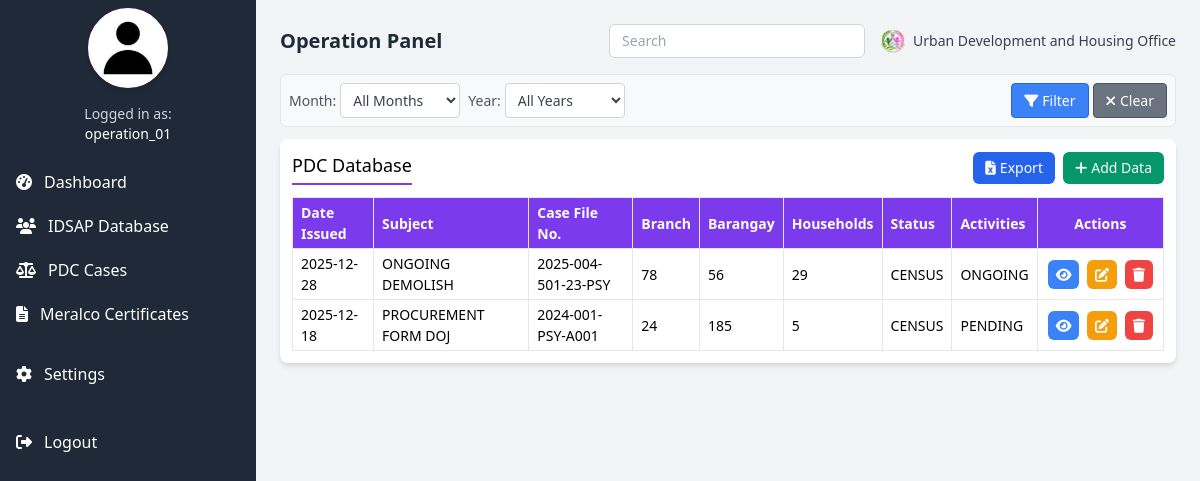
The page /Operation/operation_panel.php (signed in) on the database its author committed.
### tables this page shows
CREATE TABLE `pdc_records` (
  `id` int(11) NOT NULL AUTO_INCREMENT,
  `date_issued` date NOT NULL,
  `subject` text NOT NULL,
  `case_file` varchar(100) NOT NULL,
  `branch` varchar(100) NOT NULL,
  `affected_barangay` varchar(100) NOT NULL,
  `household_affected` int(11) NOT NULL,
  `status` varchar(50) NOT NULL,
  `activities` varchar(50) NOT NULL,
  `documents` text DEFAULT NULL,
  `created_at` timestamp NULL DEFAULT current_timestamp(),
  PRIMARY KEY (`id`)
);

### Operation/operation_panel.php (the view, shortened to what this page needs)
<?php
$servername = "localhost";
$username = "u198271324_admin";
$password = "Udhodbms01";
$dbname = "u198271324_udho_db";
$conn = new mysqli($servername, $username, $password, $dbname);
$filter_month = isset($_GET['month']) ? intval($_GET['month']) : 0;
$filter_year = isset($_GET['year']) ? intval($_GET['year']) : 0;
$sql = "SELECT * FROM pdc_records";
$sql .= " ORDER BY date_issued DESC";
$records = [];
$result = $conn->query($sql);
if ($result && $result->num_rows > 0) {
    while ($row = $result->fetch_assoc()) {
        $records[] = $row;
    }
}
?>
<!DOCTYPE html>
<html lang="en">
<head>
  <link href="https://cdn.jsdelivr.net/npm/tailwindcss@2.2.19/dist/tailwind.min.css" rel="stylesheet" />
  <link href="https://cdnjs.cloudflare.com/ajax/libs/font-awesome/6.4.0/css/all.min.css" rel="stylesheet" />
</head>
<body class="bg-gray-100 min-h-screen flex">
  <div class="w-64 bg-gray-800 text-white flex flex-col">
    <div class="flex items-center justify-center h-24">
      <div class="rounded-full bg-gray-200 w-20 h-20 flex items-center justify-center overflow-hidden border-2 border-white shadow-md">
        <?php
        $profilePicture = isset($_SESSION['profile_picture']) ? $_SESSION['profile_picture'] : 'PROFILE_SAMPLE.jpg';
        $profilePath = '../assets/profile_pictures/' . htmlspecialchars($profilePicture);
        $defaultPath = '../assets/PROFILE_SAMPLE.jpg';
        ?>
        <img src="<?php echo file_exists($profilePath) ? $profilePath : $defaultPath; ?>"
            alt="Profile Picture"
            class="w-full h-full object-cover"
            onerror="this.src='<?php echo $defaultPath; ?>'">
      </div>
    </div>
    <div class="px-4 py-2 text-center text-sm text-gray-300">
      Logged in as: <br>
      <span class="font-medium text-white"><?php echo htmlspecialchars($_SESSION['username'] ?? 'User'); ?></span>
    </div>
    <nav class="mt-2">
      <ul>
        <li>
          <a href="operation_dashboard.php" class="block py-2.5 px-4 hover:bg-gray-700 flex items-center sidebar-active">
            <i class="fas fa-tachometer-alt mr-3"></i> Dashboard
          </a>
        </li>
        <li>
          <a href="operation_IDSAP.php" class="block py-2.5 px-4 hover:bg-gray-700 flex items-center">
            <i class="fas fa-users mr-3"></i> IDSAP Database
          </a>
        </li>
        <li>
          <a href="operation_panel.php" class="block py-2.5 px-4 hover:bg-gray-700 flex items-center">
            <i class="fas fa-scale-balanced mr-3"></i> PDC Cases
          </a>
        </li>
        <li>
          <a href="meralco.php" class="block py-2.5 px-4 hover:bg-gray-700 flex items-center">
            <i class="fas fa-file-alt mr-3"></i> Meralco Certificates
          </a>
        </li>
        <li>
          <a href="../settings.php" class="block py-2.5 px-4 hover:bg-gray-700 flex items-center mt-4">
            <i class="fas fa-cog mr-3"></i> Settings
          </a>
        </li>
        <li>
          <a href="../logout.php" class="block py-2.5 px-4 hover:bg-gray-700 flex items-center mt-6">
            <i class="fas fa-sign-out-alt mr-3"></i> Logout
          </a>
        </li>
      </ul>
    </nav>
  </div>
  <div class="flex-1 p-4 md:p-6">
    <header class="flex flex-col md:flex-row justify-between items-center mb-4 gap-4">
      <h1 class="text-xl font-bold text-gray-800">Operation Panel</h1>
      <div class="flex flex-col md:flex-row items-center gap-4 w-full md:w-auto">
        <input type="text" placeholder="Search" class="w-full md:w-64 px-3 py-1.5 border border-gray-300 rounded-md focus:ring-2 focus:ring-blue-500 focus:border-blue-500 transition text-sm" />
        <div class="flex items-center gap-2">
          <img src="/assets/UDHOLOGO.png" alt="Logo" class="h-6">
          <span class="font-medium text-gray-700 text-sm">Urban Development and Housing Office</span>
        </div>
      </div>
    </header>
    <div class="filter-container">
      <form method="GET" action="" id="filterForm">
        <div class="filter-row">
          <div class="filter-group">
            <label class="filter-label">Month:</label>
            <select name="month" id="monthFilter" class="filter-select">
              <option value="0">All Months</option>
            </select>
          </div>
          <div class="filter-group">
            <label class="filter-label">Year:</label>
            <select name="year" id="yearFilter" class="filter-select">
              <option value="0">All Years</option>
            </select>
          </div>
          <div class="filter-buttons">
            <button type="submit" class="filter-btn primary">
              <i class="fas fa-filter"></i> Filter
            </button>
            <button type="button" onclick="resetFilter()" class="filter-btn secondary">
              <i class="fas fa-times"></i> Clear
            </button>
          </div>
        </div>
      </form>
    </div>
    <div class="bg-white p-3 rounded-lg shadow-md">
      <div class="flex justify-between items-center mb-3">
        <h2 class="text-lg border-b-2 border-purple-600 pb-1">PDC Database</h2>
        <div class="flex gap-2">
          <button onclick="exportToExcel()" class="bg-blue-600 hover:bg-blue-700 text-white px-3 py-1.5 rounded-md transition flex items-center text-sm">
            <i class="fas fa-file-excel mr-1"></i> Export
          </button>
          <button onclick="openModal()" class="bg-green-600 hover:bg-green-700 text-white px-3 py-1.5 rounded-md transition flex items-center text-sm">
            <i class="fas fa-plus mr-1"></i> Add Data
          </button>
        </div>
      </div>
      <?php if (empty($records)): ?>
      <div class="text-center py-6 text-gray-500">
        <i class="fas fa-database text-3xl mb-2"></i>
        <p class="text-sm">No records found<?php echo ($filter_month > 0 || $filter_year > 0) ? ' for the selected filter' : ''; ?>.</p>
        <?php if ($filter_month > 0 || $filter_year > 0): ?>
        <p class="text-xs mt-1">
          <button onclick="resetFilter()" class="text-blue-600 hover:text-blue-800 underline">
            Clear filters to view all records
          </button>
        </p>
        <?php endif; ?>
      </div>
      <?php else: ?>
      <div class="overflow-x-auto">
        <table id="dataTable" class="w-full border compact-table">
          <thead>
            <tr class="bg-purple-600 text-white">
              <th class="border px-2 py-1 text-left">Date Issued</th>
              <th class="border px-2 py-1 text-left">Subject</th>
              <th class="border px-2 py-1 text-left">Case File No.</th>
              <th class="border px-2 py-1 text-left">Branch</th>
              <th class="border px-2 py-1 text-left">Barangay</th>
              <th class="border px-2 py-1 text-left">Households</th>
              <th class="border px-2 py-1 text-left">Status</th>
              <th class="border px-2 py-1 text-left">Activities</th>
              <th class="border px-2 py-1 text-center">Actions</th>
            </tr>
          </thead>
          <tbody id="dataBody">
            <?php foreach ($records as $record):
            ?>
            <tr data-id="<?php echo $record['id']; ?>"
                data-docs="<?php echo htmlspecialchars($record['documents'] ?? '[]'); ?>"
                data-subject="<?php echo htmlspecialchars($record['subject']); ?>"
                data-case-file="<?php echo htmlspecialchars($record['case_file']); ?>">
              <td class="border px-2 py-1"><?php echo $record['date_issued']; ?></td>
              <td class="border px-2 py-1"><?php echo $record['subject']; ?></td>
              <td class="border px-2 py-1"><?php echo $record['case_file']; ?></td>
              <td class="border px-2 py-1"><?php echo $record['branch']; ?></td>
              <td class="border px-2 py-1"><?php echo $record['affected_barangay']; ?></td>
              <td class="border px-2 py-1"><?php echo $record['household_affected']; ?></td>
              <td class="border px-2 py-1"><?php echo $record['status']; ?></td>
              <td class="border px-2 py-1"><?php echo $record['activities']; ?></td>
              <td class="border px-2 py-1 action-buttons">
                <button class="bg-blue-500 hover:bg-blue-600 text-white rounded-md transition" onclick="viewRow(this)">
                  <i class="fas fa-eye"></i>
                </button>
                <button class="bg-yellow-500 hover:bg-yellow-600 text-white rounded-md transition" onclick="editRow(this)">
                  <i class="fas fa-edit"></i>
                </button>
                <button class="bg-red-500 hover:bg-red-600 text-white rounded-md transition" onclick="deleteRow(this)">
                  <i class="fas fa-trash"></i>
                </button>
              </td>
            </tr>
            <?php endforeach; ?>
          </tbody>
        </table>
      </div>
      <?php endif; ?>
    </div>
  </div>
</body>
</html>

### Operation/operation_panel.php (style rules this page uses)
.compact-table th, .compact-table td { padding: 0.25rem 0.5rem; font-size: 0.875rem; }
.action-buttons { white-space: nowrap; }
.action-buttons button { padding: 0.25rem 0.5rem; margin: 0 0.125rem; }
.filter-container { background: #f8f9fa; border-radius: 0.375rem; padding: 0.5rem; margin-bottom: 0.75rem; border: 1px solid #e5e7eb; font-size: 0.875rem; }
.filter-row { display: flex; flex-wrap: wrap; gap: 0.5rem; align-items: center; }
.filter-group { display: flex; align-items: center; gap: 0.25rem; }
.filter-label { font-weight: 500; color: #4b5563; white-space: nowrap; }
.filter-select { padding: 0.375rem 0.5rem; border: 1px solid #d1d5db; border-radius: 0.25rem; font-size: 0.875rem; background: white; color: #374151; min-width: 120px; transition: all 0.15s ease; }
.filter-buttons { display: flex; gap: 0.25rem; margin-left: auto; }
.filter-btn { padding: 0.375rem 0.75rem; border-radius: 0.25rem; font-size: 0.875rem; font-weight: 500; transition: all 0.15s ease; display: flex; align-items: center; gap: 0.25rem; white-space: nowrap; }
.filter-btn.primary { background: #3b82f6; color: white; border: 1px solid #2563eb; }
.filter-btn.secondary { background: #6b7280; color: white; border: 1px solid #4b5563; }

### rows shown on the page
pdc_records: date_issued "2025-12-28", subject "ONGOING DEMOLISH", case_file "2025-004-501-23-PSY", branch "78", affected_barangay "56", household_affected "29", status "CENSUS", activities "ONGOING"
pdc_records: date_issued "2025-12-18", subject "PROCUREMENT FORM DOJ", case_file "2024-001-PSY-A001", branch "24", affected_barangay "185", household_affected "5", status "CENSUS", activities "PENDING"

### other values the page prints
$_SESSION['username'] "operation_01"
